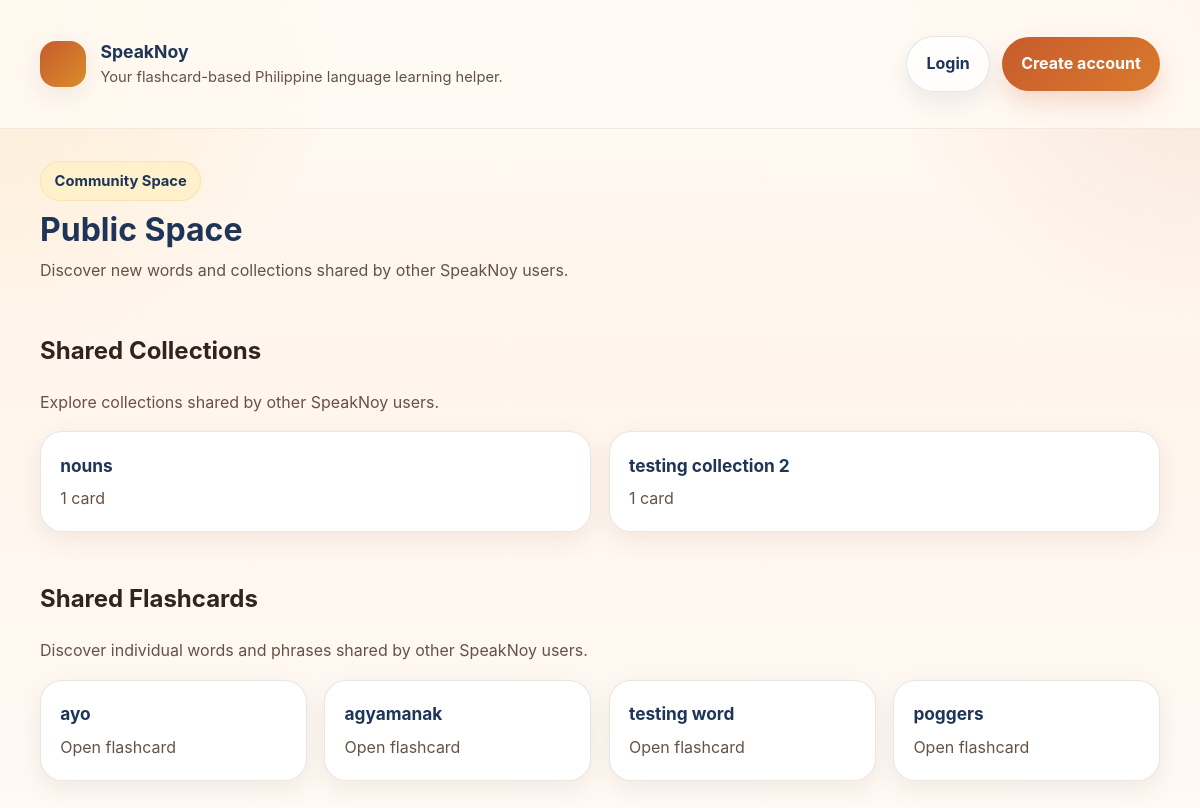
The page /SpeakNoy/publicspace/ on the database as committed earlier.
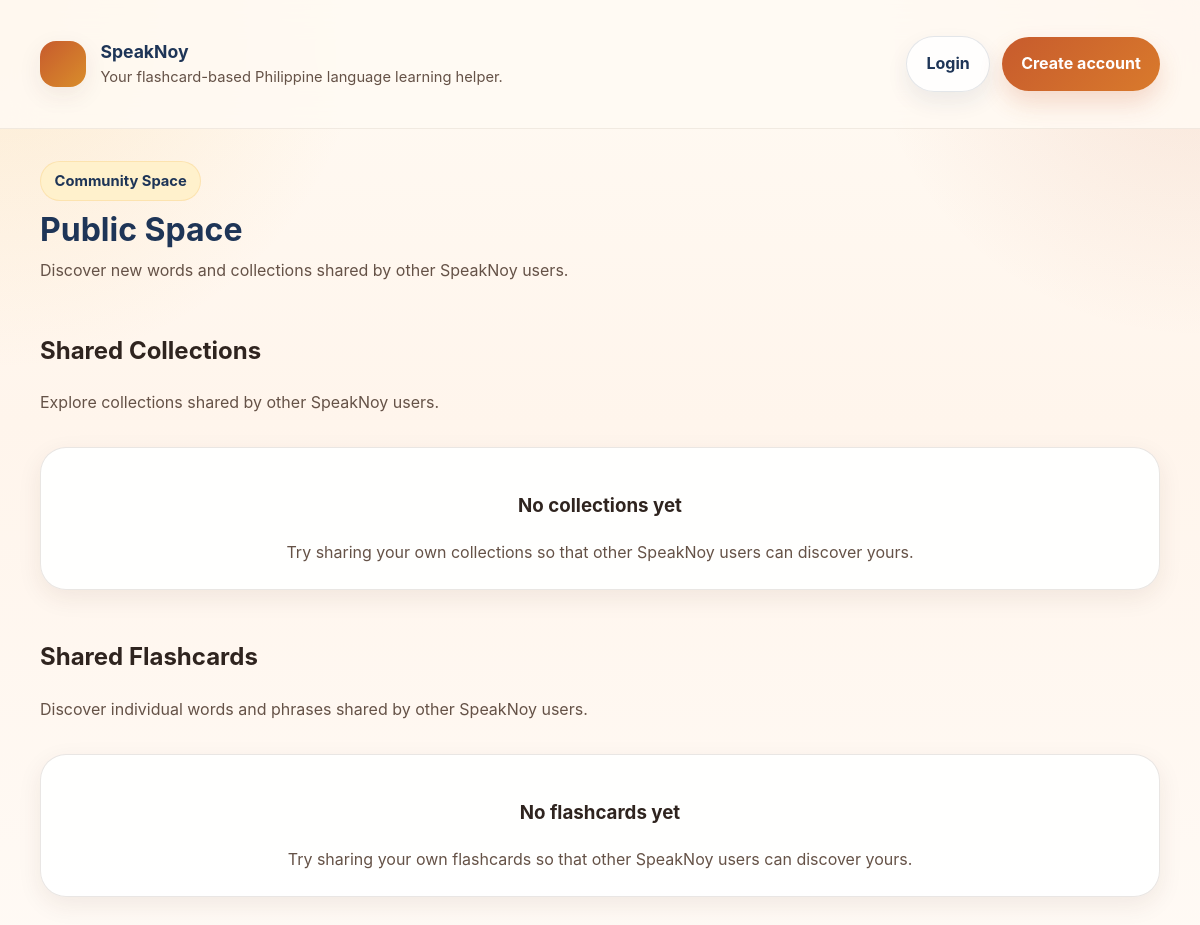
The same page on the database as committed later.
### SpeakNoy/models.py (models this page shows, shortened)
class FlashcardCollection(models.Model):
    name = models.CharField(max_length=63)
    creator = models.ForeignKey(
        settings.AUTH_USER_MODEL,
        on_delete=models.CASCADE,
        null=True,
        blank=True
    )
    flashcards = models.ManyToManyField(
        Flashcard,
        blank=True,
        related_name='collections'
    )

class Flashcard(models.Model):
    is_public = models.BooleanField(default=False)
    PURPOSE_CHOICES = [
        ("Noun", "Noun"),
        ("Pronoun", "Pronoun"),
        ("Verb", "Verb"),
        ("Adjective", "Adjective"),
        ("Adverb", "Adverb"),
        ("Expression", "Expression"),
    ]
    DIALECT_CHOICES = [
        ("Cebuano", "Cebuano"),
        ("Ilocano", "Ilocano"),
    ]
    CARDTYPE_CHOICES = [
        ("Universal", "Universal"),
        ("Custom", "Custom")
    ]
    word = models.CharField(max_length=63)
    pronunciation = models.CharField(max_length=63)
    definition = models.TextField()
    purpose = models.CharField(
        max_length=20,
        choices=PURPOSE_CHOICES,
        default="Noun"
    )
    dialect = models.CharField(
        max_length=20,
        choices=DIALECT_CHOICES,
        default="Cebuano"
    )
    cardtype = models.CharField(
        max_length=9,
        choices=CARDTYPE_CHOICES,
        default="Custom"
    )
    creator = models.ForeignKey(
        settings.AUTH_USER_MODEL,
        on_delete=models.CASCADE,
        null=True,
        blank=True
    )

### SpeakNoy/views.py (the view)
# urls.py: path('publicspace/', publicspace_view, name='publicspace'),
def publicspace_view(request):
    publicspace, _ = PublicSpace.objects.get_or_create(name="Public Space")
    if publicspace:
        collections = publicspace.collections.all()
        flashcards = publicspace.flashcards.all()
    else:
        collections = []
        flashcards = []
    context = {
        "publicspace_collections": collections,
        "publicspace_cards": flashcards,
    }
    return render(request, "flashcards/publicspace.html", context)

### templates/flashcards/publicspace.html (shortened to what this page needs)
{% extends 'base.html' %}
{% load static %}
{% block content %}
    <div class="page-header">
        <div class="page-header-main">
            <span class="badge badge-soft">Community Space</span>
            <h1 style="margin-top: 0.65rem;">Public Space</h1>
            <p style="margin-top: 0.6rem;">Discover new words and collections shared by other SpeakNoy users.</p>
        </div>
    </div>
    <section class="section-block">
        <div class="section-intro">
            <div>
                <h2>Shared Collections</h2>
                <p>Explore collections shared by other SpeakNoy users.</p>
            </div>
        </div>
        <div class="review-cards">
            {% for collection in publicspace_collections %}
                <div class="review-card">
                    <a href="{% url 'SpeakNoy:collection' collection.pk %}">
                        <h3>{{ collection.name }}</h3>
                        <p>{{ collection.flashcards.count }} card{{ collection.flashcards.count|pluralize }}</p>
                    </a>
                </div>
            {% empty %}
                <div class="empty-state">
                    <h3>No collections yet</h3>
                    <p>Try sharing your own collections so that other SpeakNoy users can discover yours.</p>
                </div>
            {% endfor %}
        </div>
    </section>
    <section class="section-block">
        <div class="section-intro">
            <div>
                <h2>Shared Flashcards</h2>
                <p>Discover individual words and phrases shared by other SpeakNoy users.</p>
            </div>
        </div>
        <div class="review-cards">
            {% for card in publicspace_cards %}
                <div class="review-card">
                    <a href="{% url 'SpeakNoy:card' card.pk %}">
                        <h3>{{ card.word }}</h3>
                        <p>Open flashcard</p>
                    </a>
                </div>
            {% empty %}
                <div class="empty-state">
                    <h3>No flashcards yet</h3>
                    <p>Try sharing your own flashcards so that other SpeakNoy users can discover yours.</p>
                </div>
            {% endfor %}
        </div>
    </section>
{% endblock %}

### templates/base.html (shortened to what this page needs)
<!DOCTYPE html>
{% load static %}
<html lang="en-US">
    <head>
        <link rel="stylesheet" href="{% static 'flashcards/style.css' %}">
    </head>
    <body>
        <div class="site-shell">
            <header class="site-header">
                <div class="header-inner">
                    <a href="{% url 'SpeakNoy:cardlist' %}" class="brand">
                        <div class="brand-mark">
                            <lord-icon
                            src="https://cdn.lordicon.com/wwsllqpi.json"
                            trigger="hover"
                            colors="primary:#ffffff"
                            style="margin-left:1px;width:35px;height:35px">
                            </lord-icon>
                        </div>
                        <div class="brand-text">
                            <h1>SpeakNoy</h1>
                            <p>Your flashcard-based Philippine language learning helper.</p>
                        </div>
                    </a>
                    <div class="header-actions">
                        {% if user.is_authenticated %}
                            <a href="{% url 'SpeakNoy:cardlist' %}" class="btn-secondary">My Flashcards</a>
                            <a href="{% url 'SpeakNoy:collectionlist' %}" class="btn-secondary">My Collections</a>
                            <a href="{% url 'SpeakNoy:publicspace' %}" class="btn-secondary">Public Space</a>
                            <form action="{% url 'accounts:logout' %}" method="post">
                                {% csrf_token %}
                                <button type="submit" class="logout-btn">
                                    <script src="https://cdn.lordicon.com/lordicon.js"></script>
                                    <lord-icon
                                        src="https://cdn.lordicon.com/tmoefgdy.json"
                                        trigger="hover"
                                        target=".logout-btn"
                                        colors="primary:#ffffff"
                                        style="width:25px;height:25px">
                                    </lord-icon>
                                    Logout</button>
                            </form>
                        {% else %}
                            <a href="{% url 'accounts:login' %}" class="btn-secondary">Login</a>
                            <a href="{% url 'accounts:signup' %}" class="btn-primary">Create account</a>
                        {% endif %}
                    </div>
                </div>
            </header>
            <main class="main-content">
                {% block content %}{% endblock %}
            </main>
        </div>
    </body>
</html>

Rows that differ between the two databases and show on the page:
removed FlashcardCollection: name "nouns", flashcards.count "1"
removed FlashcardCollection: name "testing collection 2", flashcards.count "1"
removed Flashcard: word "ayo"
removed Flashcard: word "agyamanak"
removed Flashcard: word "testing word"
removed Flashcard: word "poggers"
Other text that changed with them:
text now shown: "No collections yet Try sharing your own collections so that other SpeakNoy users can discover yours. No flashcards yet Try sharing your own flashcards so that other SpeakNoy users can discover yours."
